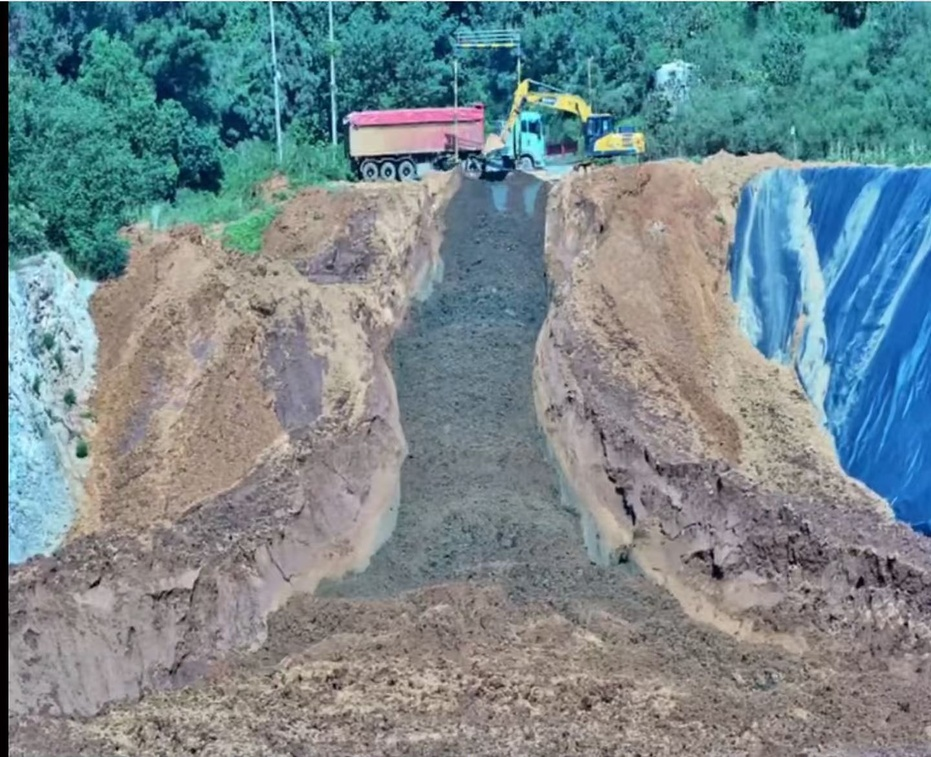
#> input picture 3.jpg, 931 x 757 px, shrunk from 1440 x 1171 before the run
$ python segment_gully.py   (older library calls are emulated)
#> lines starting #> are read from the running program, lines starting #| are printed output that depends on the picture; after the words box and inside, x2 and y2 are one past the last pixel; in counts of white or black regions, pixels touching at a corner belong together
"""沟壑分割:把中央沟壑从两侧崖面中分出来。

两种方法(可单独用或一起用):
  A. 颜色法   沟壑比崖面更暗、饱和度更低 → 光照归一化后在中央带做阈值 + 连通域
  B. 边界法   沟壑左右壁是强梯度边 → 逐行追踪左右边界曲线,两线之间即为沟壑
  C. 混合     用边界法得到的左右线作空间约束,再在带内用颜色法细化

用法:
    .venv/bin/python segment_gully.py 图片.jpg
    .venv/bin/python segment_gully.py 图片.jpg --method edge -o gully_edge.png
"""

import argparse

import cv2
import numpy as np


GULLY_METHODS = ("color", "edge", "hybrid", "grabcut", "darkrun")

# 分割参数的**唯一来源**:CLI 与 detect_gully() 共用,避免两处默认值漂移
# (此前 CLI 的 --y-range 是 [0.16, 0.97],函数默认却是 (0.20, 0.93),
#  导致命令行调出来的效果和界面/管线里的不一致。)
GULLY_DEFAULTS = {
    "y_range": (0.16, 0.97),
    "x_left": (0.18, 0.52),
    "x_right": (0.48, 0.78),
    "max_jump": 40,
    "method": "darkrun",
    "fill_window": 40,
    "extend_start": 0.70,
    "extend_end": 0.99,
    "extend_expand": 0.26,
}


def parse_args():
    p = argparse.ArgumentParser(description="沟壑分割(颜色 / 边界追踪)")
    p.add_argument("image", nargs="?", default="3.jpg")
    p.add_argument("-o", "--out", default="gully_seg.png")
    p.add_argument("--method", choices=list(GULLY_METHODS), default=GULLY_DEFAULTS["method"])
    p.add_argument("--y-range", nargs=2, type=float, default=list(GULLY_DEFAULTS["y_range"]),
                   help="沟壑在图像中的纵向范围(归一化)")
    p.add_argument("--x-left", nargs=2, type=float, default=list(GULLY_DEFAULTS["x_left"]),
                   help="左壁搜索横向范围(归一化)")
    p.add_argument("--x-right", nargs=2, type=float, default=list(GULLY_DEFAULTS["x_right"]),
                   help="右壁搜索横向范围(归一化)")
    p.add_argument("--max-jump", type=int, default=GULLY_DEFAULTS["max_jump"],
                   help="边界追踪每行最大跳变(像素)")
    p.add_argument("--fill-window", type=int, default=GULLY_DEFAULTS["fill_window"],
                   help="凹陷填充窗口(行),0=关闭;填掉沟底浅色斑块造成的缺口")
    p.add_argument("--extend-start", type=float, default=GULLY_DEFAULTS["extend_start"],
                   help="底部延伸起点(归一化 y),从这里向下张开覆盖堆积体")
    p.add_argument("--extend-end", type=float, default=GULLY_DEFAULTS["extend_end"],
                   help="底部延伸终点(归一化 y)")
    p.add_argument("--extend-expand", type=float, default=GULLY_DEFAULTS["extend_expand"],
                   help="底部延伸时每侧张开量(占图像宽比例)")
    return p.parse_args()


def normalize_illumination(bgr):
    """CLAHE 只作用于 L 通道,压掉左右光照差,让色差更可比"""
    lab = cv2.cvtColor(bgr, cv2.COLOR_BGR2LAB)
    clahe = cv2.createCLAHE(clipLimit=2.5, tileGridSize=(8, 8))
    lab[:, :, 0] = clahe.apply(lab[:, :, 0])
    return cv2.cvtColor(lab, cv2.COLOR_LAB2BGR)


def row_candidates(gx_row, x_lo, x_hi, sign, topk=6):
    """一行里找 sign 方向的强梯度候选点(返回像素 x 列表)"""
    seg = gx_row[x_lo:x_hi]
    if seg.size == 0:
        return []
    idx = np.argsort(seg)[::-1][:topk] if sign > 0 else np.argsort(seg)[:topk]
    return [x_lo + int(i) for i in idx]


def medfilt1(x: np.ndarray, k: int) -> np.ndarray:
    """一维中值滤波(沿行方向平滑边界曲线)"""
    k = max(3, k | 1)
    pad = k // 2
    xp = np.pad(x, pad, mode="edge")
    return np.median(np.lib.stride_tricks.sliding_window_view(xp, k), axis=-1)


def track_boundary(gx, y0, y1, seed_y, seed_x, x_lo, x_hi, sign, max_jump):
    """从种子行向上下追踪一条边界曲线,返回逐行 x 坐标(缺失处用上一行值补齐)"""
    xs = np.full(gx.shape[0], np.nan, np.float32)
    xs[seed_y] = seed_x
    for direction in (-1, 1):
        x_prev = seed_x
        y = seed_y + direction
        while y0 <= y <= y1:
            cands = row_candidates(gx[y], x_lo, x_hi, sign)
            near = [c for c in cands if abs(c - x_prev) <= max_jump]
            if near:
                x_prev = min(near, key=lambda c: abs(c - x_prev))
            xs[y] = x_prev  # 没有候选就沿用上一行(相当于插值)
            y += direction
    # 中值平滑
    valid = ~np.isnan(xs)
    if valid.sum() > 5:
        idx = np.arange(len(xs))
        xs = np.interp(idx, idx[valid], xs[valid])
        xs = medfilt1(xs, max(5, (y1 - y0) // 20))
    return xs


def find_seed(gx, y0, y1, x_lo, x_hi, sign, frac=0.55):
    """在纵向范围的中部行附近找梯度最强的候选作为追踪种子。

    不用全局最强(容易被外侧崖壁/车辆等更强边缘带偏),只用中部若干行的平均值。
    """
    yc = int(y0 + (y1 - y0) * frac)
    band = gx[max(y0, yc - 4):min(y1, yc + 5), x_lo:x_hi].mean(0)
    if band.size == 0:
        return yc, (x_lo + x_hi) // 2
    i = int(np.argmax(band)) if sign > 0 else int(np.argmin(band))
    return yc, x_lo + i


def clean_mask(mask, min_area_frac=0.01):
    k = cv2.getStructuringElement(cv2.MORPH_ELLIPSE, (11, 11))
    mask = cv2.morphologyEx(mask, cv2.MORPH_CLOSE, k, iterations=2)
    n, lbl, st, _ = cv2.connectedComponentsWithStats(mask, 8)
    keep = np.zeros_like(mask)
    for i in range(1, n):
        if st[i, cv2.CC_STAT_AREA] >= min_area_frac * mask.size:
            keep[lbl == i] = 255
    # 填内部洞
    inv = cv2.bitwise_not(keep)
    n2, lbl2, st2, _ = cv2.connectedComponentsWithStats(inv, 8)
    H, W = mask.shape
    for i in range(1, n2):
        x, y, w, h = st2[i, :4]
        if not (x == 0 or y == 0 or x + w >= W or y + h >= H):
            keep[lbl2 == i] = 255
    return keep


def grabcut_refine(bgr, rough_mask, iters=6):
    """用边界追踪得到的粗掩码初始化 GrabCut,让它顺着颜色边界细化轮廓。

    沟壑是深灰蓝砾石,两侧崖面和底部前景是浅土黄——颜色分布可分,GrabCut 能沿
    真实色差边界收边,比"两条竖线+水平底边"贴合得多(尤其是底部斜边)。
    """
    H, W = bgr.shape[:2]
    gc = np.full((H, W), cv2.GC_PR_BGD, np.uint8)
    # 粗掩码内标为"可能前景",外面标为"可能背景";边缘一带保持不确定
    er = cv2.erode((rough_mask > 0).astype(np.uint8), np.ones((15, 15), np.uint8))
    gc[er > 0] = cv2.GC_PR_FGD
    bgm, fgm = np.zeros((1, 65), np.float64), np.zeros((1, 65), np.float64)
    try:
        cv2.grabCut(bgr, gc, None, bgm, fgm, iters, cv2.GC_INIT_WITH_MASK)
    except cv2.error:
        return rough_mask
    out = np.where((gc == cv2.GC_FGD) | (gc == cv2.GC_PR_FGD), 255, 0).astype(np.uint8)
    # 只保留与粗掩码重叠最大的连通域(防止 GrabCut 跑到别处)
    n, lbl, st, _ = cv2.connectedComponentsWithStats(out, 8)
    best, best_ov = 0, -1
    for i in range(1, n):
        ov = int(((lbl == i) & (rough_mask > 0)).sum())
        if ov > best_ov:
            best, best_ov = i, ov
    if best:
        out = np.where(lbl == best, 255, 0).astype(np.uint8)
    return clean_mask(out)


def envelope_fill(xs, xe, window=40):
    """用上下 ±window 行的最大范围包络,填掉边界的局部凹陷。

    沟底若有浅色斑块(被太阳照亮),逐行暗带会在这里断掉,边界出现缺口。
    取邻域内最宽的范围可以桥接这类缺口,同时保留整体的宽度变化趋势。
    """
    w = max(1, int(window))
    offs = np.arange(-w, w + 1)
    xs_stack = np.stack([np.roll(xs, s) for s in offs])
    xe_stack = np.stack([np.roll(xe, s) for s in offs])
    # 避免 roll 的循环污染两端
    for k, s in enumerate(offs):
        if s > 0:
            xs_stack[k, :s] = np.inf
            xe_stack[k, :s] = -np.inf
        elif s < 0:
            xs_stack[k, s:] = np.inf
            xe_stack[k, s:] = -np.inf
    return xs_stack.min(0), xe_stack.max(0)


def darkrun_mask(bgr, y_range=(0.20, 0.84), x_band=(0.14, 0.86), center_band=(0.30, 0.70),
                 smooth_k=31, min_width_frac=0.05, fill_window=40,
                 extend_start=0.70, extend_end=0.99, extend_expand=0.26):
    """逐行找"最长的暗色连通段"(沟壑在每行就是中间那条暗带)。

    约束:① 暗段中心必须落在画面中部(center_band),避免选中崖面暗斑;
         ② 长度减去偏离画面中心的惩罚作为打分,再对两端点做中值平滑,保证跨行连续;
         ③ envelope_fill 桥接沟底浅色斑块造成的缺口;
         ④ 沟壑口以下按梯形延伸,把底部堆积体一并纳入。
    """
    H, W = bgr.shape[:2]
    norm = normalize_illumination(bgr)
    gray = cv2.GaussianBlur(cv2.cvtColor(norm, cv2.COLOR_BGR2GRAY).astype(np.float32), (0, 0), 2)

    y0, y1 = int(y_range[0] * H), int(y_range[1] * H)
    bx0, bx1 = int(x_band[0] * W), int(x_band[1] * W)
    c0, c1 = center_band[0] * W, center_band[1] * W
    cx0 = 0.5 * W

    runs = {}
    for y in range(y0, y1):
        row = gray[y, bx0:bx1]
        thr = cv2.threshold(row.astype(np.uint8), 0, 255,
                            cv2.THRESH_BINARY_INV + cv2.THRESH_OTSU)[0]
        dark = (row < thr).astype(np.uint8)
        d = np.diff(np.concatenate([[0], dark, [0]]))
        starts, ends = np.where(d == 1)[0], np.where(d == -1)[0]
        best, best_score = None, -1e9
        for s, e in zip(starts, ends):
            center = bx0 + (s + e) / 2
            if not (c0 < center < c1):
                continue
            score = (e - s) - 0.8 * abs(center - cx0)
            if score > best_score:
                best_score, best = score, (bx0 + s, bx0 + e)
        if best:
            runs[y] = best

    mask = np.zeros((H, W), np.uint8)
    if len(runs) < 5:
        return mask, np.zeros((H, W), np.uint8)
    ys = sorted(runs)
    xs = medfilt1(np.array([runs[y][0] for y in ys], float), smooth_k)
    xe = medfilt1(np.array([runs[y][1] for y in ys], float), smooth_k)
    if fill_window > 0:
        xs, xe = envelope_fill(xs, xe, fill_window)

    for y, a, b in zip(ys, xs, xe):
        if b - a > min_width_frac * W:
            mask[y, int(a):int(b)] = 255

    k = cv2.getStructuringElement(cv2.MORPH_ELLIPSE, (21, 21))
    gully = clean_mask(cv2.morphologyEx(mask, cv2.MORPH_CLOSE, k, iterations=3))

    # ---- 底部堆积体:从沟壑口(extend_start)起向下张开的独立掩模 ----
    debris = np.zeros((H, W), np.uint8)
    if extend_end > 0:
        ys_arr = np.array(ys)
        yb = int(min(H - 1, max(ys_arr[0], extend_start * H)))
        near = int(np.abs(ys_arr - yb).argmin())  # 取起始行附近的实测宽度
        a0, b0 = xs[near], xe[near]
        ye = min(H - 1, int(extend_end * H))
        for y in range(yb + 1, ye + 1):
            t = (y - yb) / max(ye - yb, 1)
            ramp = min(1.0, t / 0.7) ** 0.85  # 先快速张开,再保持
            a = a0 - ramp * extend_expand * W
            b = b0 + ramp * extend_expand * W
            debris[y, max(0, int(a)):min(W, int(b))] = 255
        debris = clean_mask(cv2.morphologyEx(debris, cv2.MORPH_CLOSE, k, iterations=3))
        debris[gully > 0] = 0  # 与沟壑互斥,避免重复统计
    return gully, debris


def detect_gully(bgr, y_range=None, x_left=None, x_right=None, max_jump=None,
                 method=None, fill_window=None, extend_start=None, extend_end=None,
                 extend_expand=None):
    """自动检测中央沟壑。返回 dict(mask, color_mask, edge_mask, left, right, seeds)。

    参数为 None 时取 GULLY_DEFAULTS(与 CLI 完全一致)。可被 features.py / GUI 复用。
    """
    o = dict(GULLY_DEFAULTS)
    o.update({k: v for k, v in dict(
        y_range=y_range, x_left=x_left, x_right=x_right, max_jump=max_jump, method=method,
        fill_window=fill_window, extend_start=extend_start, extend_end=extend_end,
        extend_expand=extend_expand).items() if v is not None})
    y_range, x_left, x_right = o["y_range"], o["x_left"], o["x_right"]
    max_jump, method, fill_window = o["max_jump"], o["method"], o["fill_window"]
    extend_start, extend_end, extend_expand = o["extend_start"], o["extend_end"], o["extend_expand"]

    H, W = bgr.shape[:2]
    y0, y1 = int(y_range[0] * H), int(y_range[1] * H)
    lx0, lx1 = int(x_left[0] * W), int(x_left[1] * W)
    rx0, rx1 = int(x_right[0] * W), int(x_right[1] * W)

    norm = normalize_illumination(bgr)
    gray = cv2.cvtColor(norm, cv2.COLOR_BGR2GRAY).astype(np.float32)
    gray = cv2.GaussianBlur(gray, (0, 0), 1.5)
    gx = cv2.Sobel(gray, cv2.CV_32F, 1, 0, ksize=3)

    # B: 逐行边界追踪
    seed_ly, seed_lx = find_seed(gx, y0, y1, lx0, lx1, -1)  # 左壁:亮→暗,负梯度
    seed_ry, seed_rx = find_seed(gx, y0, y1, rx0, rx1, +1)  # 右壁:暗→亮,正梯度
    left = track_boundary(gx, y0, y1, seed_ly, seed_lx, lx0, lx1, -1, max_jump)
    right = track_boundary(gx, y0, y1, seed_ry, seed_rx, rx0, rx1, +1, max_jump)

    edge_mask = np.zeros((H, W), np.uint8)
    for y in range(y0, y1 + 1):
        if np.isnan(left[y]) or np.isnan(right[y]):
            continue
        xa, xb = int(min(left[y], right[y])), int(max(left[y], right[y]))
        if xb - xa > 0.02 * W:
            edge_mask[y, xa:xb] = 255
    edge_mask = clean_mask(edge_mask)

    # A: 颜色法(中央带内自适应阈值:暗 + 低饱和)
    hsv = cv2.cvtColor(norm, cv2.COLOR_BGR2HSV)
    S, V = hsv[:, :, 1].astype(np.float32), hsv[:, :, 2].astype(np.float32)
    band = np.zeros((H, W), np.uint8)
    band[y0:y1, int(0.15 * W):int(0.85 * W)] = 255
    v_thr = np.percentile(V[band > 0], 35)
    s_thr = np.percentile(S[band > 0], 45)
    color_mask = ((V < v_thr) & (S < s_thr) & (band > 0)).astype(np.uint8) * 255
    color_mask = clean_mask(color_mask)

    # C: 混合
    hybrid = clean_mask(cv2.bitwise_and(edge_mask, cv2.bitwise_or(color_mask, edge_mask)))
    # D: GrabCut 细化(推荐:底部斜边和宽度变化都能贴合)
    grabcut = grabcut_refine(bgr, hybrid)
    # E: 逐行暗带追踪(本场景最稳:直接利用"沟壑比两侧暗")+ 底部堆积体独立掩模
    darkrun, debris = darkrun_mask(bgr, y_range=(y_range[0], min(y_range[1], 0.88)),
                                   fill_window=fill_window, extend_start=extend_start,
                                   extend_end=extend_end, extend_expand=extend_expand)
    mask = {"color": color_mask, "edge": edge_mask, "hybrid": hybrid,
            "grabcut": grabcut, "darkrun": darkrun}[method]
    return {"mask": mask, "debris": debris, "mask_all": cv2.bitwise_or(mask, debris),
            "color_mask": color_mask, "edge_mask": edge_mask,
            "hybrid": hybrid, "grabcut": grabcut, "darkrun": darkrun,
            "left": left, "right": right, "seeds": (seed_lx, seed_ly, seed_rx, seed_ry),
            "gx": gx, "norm": norm}


def main():
    args = parse_args()
    bgr = cv2.imread(args.image)
#> bgr is the input picture: shape (757, 931, 3); mean B, G, R 140.6, 136.3, 118.5
    if bgr is None:
        raise SystemExit(f"读不到图片: {args.image}")
    H, W = bgr.shape[:2]

    res = detect_gully(bgr, tuple(args.y_range), tuple(args.x_left), tuple(args.x_right),
                       args.max_jump, args.method, args.fill_window,
                       args.extend_start, args.extend_end, args.extend_expand)
#> in detect_gully, `gx = cv2.Sobel(gray, cv2.CV_32F, 1, 0, ksize=3)`:
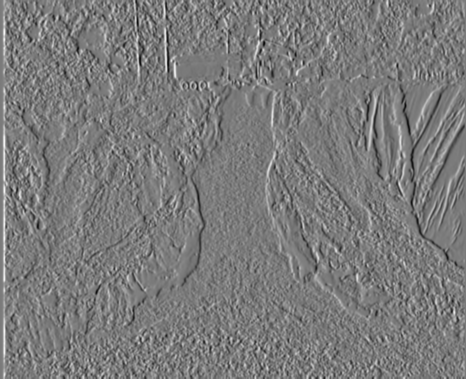
#> gx: shape (757, 931) float32 (shown at 1/2 size); min -401.8, max 431.5, mean 0.9; drawn with min black and max white
#> in find_seed, `band = gx[max(y0, yc - 4):min(y1, yc + 5), x_lo:x_hi].mean(0)`: band = 317 values, max 97.9 at index 88, min -157.9 at index 238, mean -1.87
#> in find_seed, `i = int(np.argmax(band)) if sign > 0 else int(np.argmin(band))`: i = 238
#> in detect_gully, `seed_ly, seed_lx = find_seed(gx, y0, y1, lx0, lx1, -1)`: seed_ly = 458; seed_lx = 405
#> in detect_gully, `seed_ry, seed_rx = find_seed(gx, y0, y1, rx0, rx1, +1)`: seed_ry = 458; seed_rx = 607
#> the loop in track_boundary, `for direction in (-1, 1):` made 2 passes
#> in track_boundary, `idx = np.arange(len(xs))`: idx = 757 values from 0 to 756
#> in track_boundary, `xs = np.interp(idx, idx[valid], xs[valid])`: xs = 757 values, max 445 at index 180, min 225 at index 654, mean 363.5
#> in medfilt1, `xp = np.pad(x, pad, mode="edge")`: xp = 787 values, max 445 at index 195, min 225 at index 669, mean 361.8
#> in track_boundary, `xs = medfilt1(xs, max(5, (y1 - y0) // 20))`: xs = 757 values, max 442 at index 258, min 225 at index 654, mean 363.4
#> in detect_gully, `left = track_boundary(gx, y0, y1, seed_ly, seed_lx, lx0, lx1, -1, max_..`: left has the same summary as xs in track_boundary
#> the loop in track_boundary (call 2), `for direction in (-1, 1):` made 2 passes
#> after the loop in detect_gully, `for y in range(y0, y1 + 1):`:
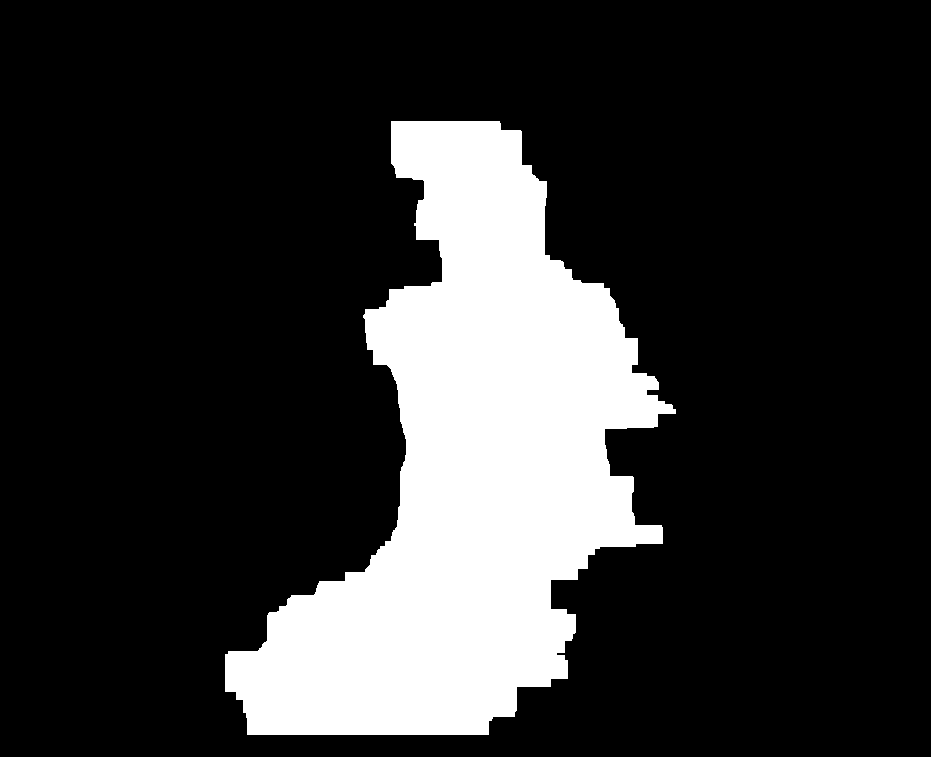
#> edge_mask: shape (757, 931); 19.3% white; 1 white region, box (x1, y1, x2, y2) and area: (225, 121, 676, 735) 136321
#> call 2 of clean_mask, with min_area_frac = 0.01
#> in clean_mask (call 2), `n, lbl, st, _ = cv2.connectedComponentsWithStats(mask, 8)`:
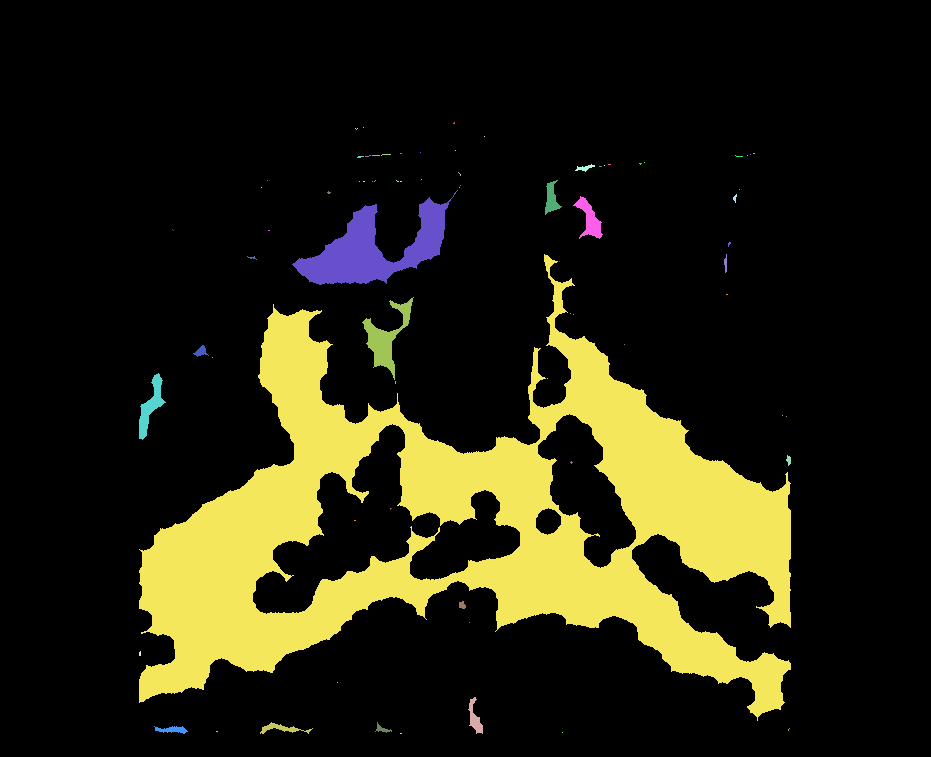
#> lbl: shape (757, 931) int32; 75 distinct labels, from 0 to 74; one colour per label, 0 black
#> in clean_mask (call 2), `n2, lbl2, st2, _ = cv2.connectedComponentsWithStats(inv, 8)`:
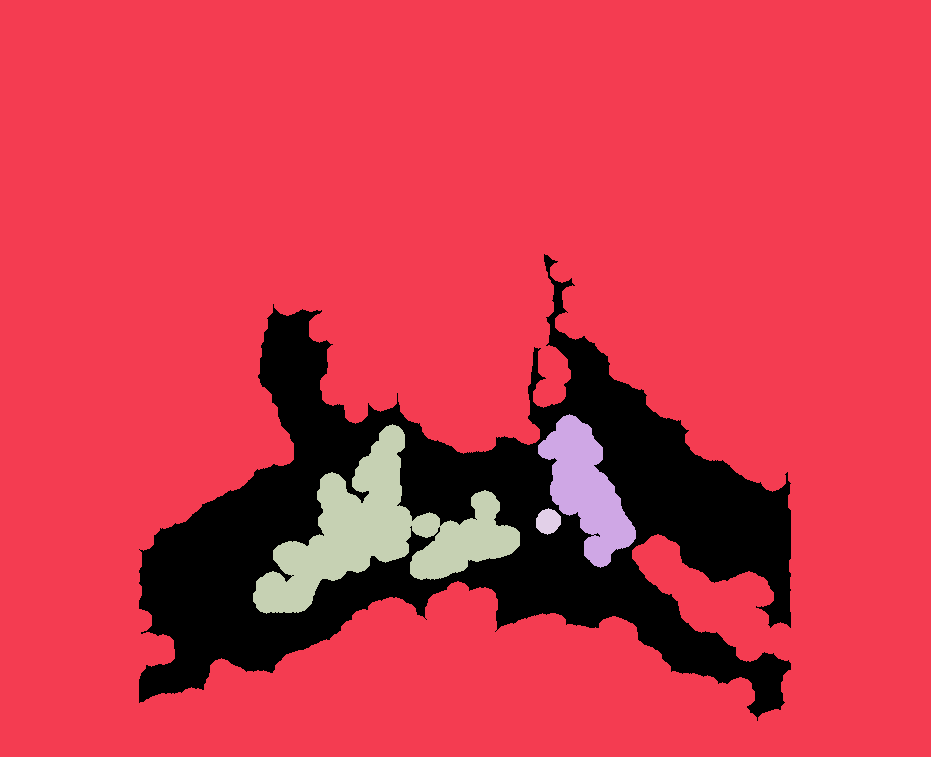
#> lbl2: shape (757, 931) int32; 5 distinct labels, from 0 to 4; one colour per label, 0 black
#> after the loop in clean_mask (call 2), `for i in range(1, n2):`:
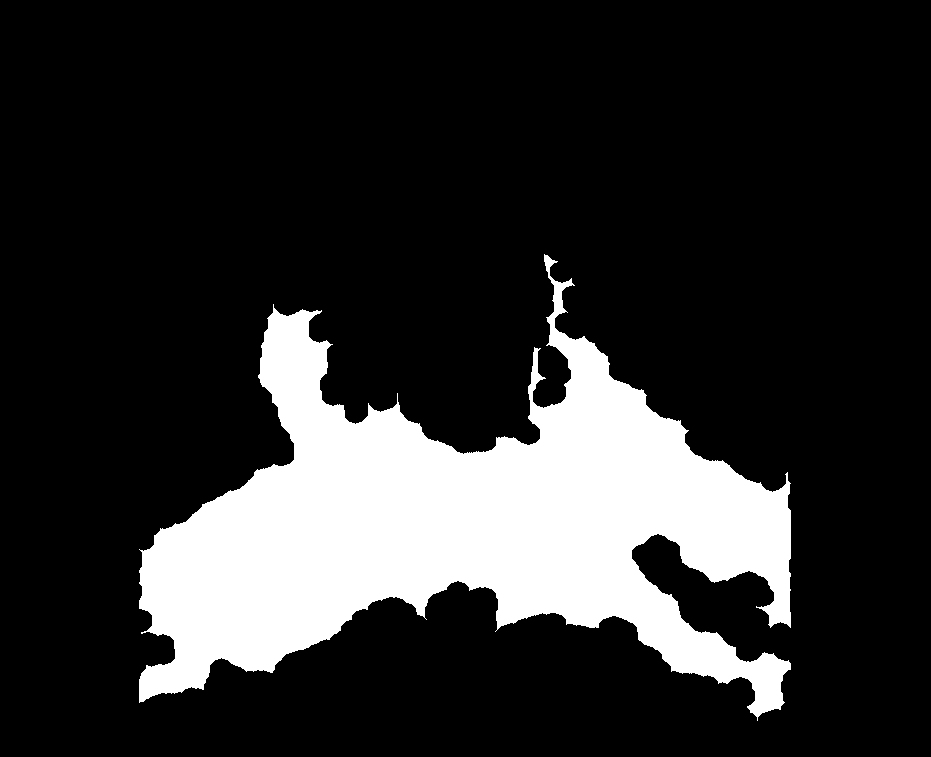
#> keep: shape (757, 931); 18.2% white; 1 white region, box (x1, y1, x2, y2) and area: (139, 254, 791, 721) 128047
#> in envelope_fill, `xs_stack = np.stack([np.roll(xs, s) for s in offs])`:
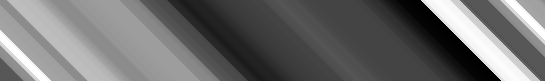
#> xs_stack: shape (81, 545) float64; min 368, max 488, mean 419.1; drawn with min black and max white
#> in envelope_fill, `xe_stack = np.stack([np.roll(xe, s) for s in offs])`:
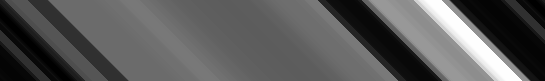
#> xe_stack: shape (81, 545) float64; min 458, max 665, mean 530.9; drawn with min black and max white
#> (the rest of the program and of its run is left out)
